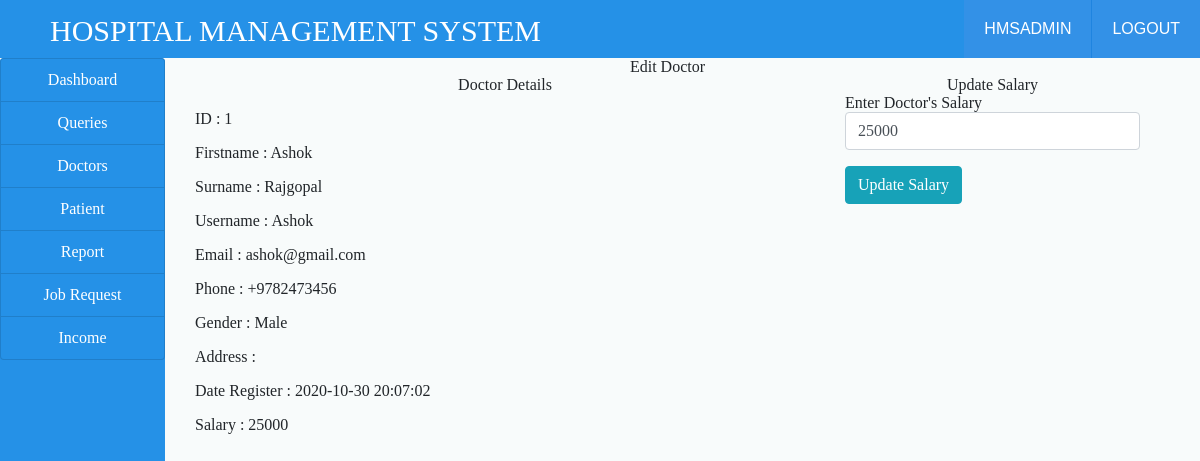
Screenshot of /edit.php?id=1 (signed in) with the database file from the repository.
### tables this page shows
CREATE TABLE `doctors` (
  `id` int(100) NOT NULL,
  `firstname` varchar(100) NOT NULL,
  `surname` varchar(100) NOT NULL,
  `username` varchar(100) NOT NULL,
  `email` varchar(100) NOT NULL,
  `gender` varchar(100) NOT NULL,
  `phone` varchar(10) NOT NULL,
  `country` varchar(100) NOT NULL,
  `password` int(100) NOT NULL,
  `salary` int(100) NOT NULL,
  `data_reg` varchar(100) NOT NULL,
  `status` varchar(100) NOT NULL,
  `profile` varchar(100) NOT NULL
);

### edit.php (the view, shortened to what this page needs)
<!DOCTYPE html>
<html>
<head>
</head>
<body>
	<?php
	 include("link.php");
     include("ribbon.php");
     include("connection.php");
	?>
	<div class="container-fluid">
		<div class="col-md-12">
			<div class="row">
				<div class="col-md-2" style="margin-left: -30px;">
					<?php
                  include("sidenav.php");
				    ?>
				</div>
				<div class="col-md-10">
				<h5 class="text-center">Edit Doctor</h5>
				<?php
                if(isset($_GET['id'])){
                	$id = $_GET['id'];
                	$query = "SELECT * FROM doctors WHERE id='$id'";
                	$res = mysqli_query($conn,$query);
                	$row = mysqli_fetch_array($res);
                }
				?>
				<div class="row">
					<div class="col-md-8">
                        <h5 class="text-center">Doctor Details</h5>
						<h5 class="my-3">ID : <?php echo $row['id']; ?></h5>
						<h5 class="my-3">Firstname : <?php echo $row['firstname']; ?></h5>
						<h5 class="my-3">Surname : <?php echo $row['surname']; ?></h5>
						<h5 class="my-3">Username : <?php echo $row['username']; ?></h5>
						<h5 class="my-3">Email : <?php echo $row['email']; ?></h5>
						<h5 class="my-3">Phone : +<?php echo $row['phone']; ?></h5>
						<h5 class="my-3">Gender : <?php echo $row['gender']; ?></h5>
						<h5 class="my-3">Address : <?php echo $row['address']; ?></h5>
						<h5 class="my-3">Date Register : <?php echo $row['data_reg']; ?></h5>
						<h5 class="my-3">Salary : <?php echo $row['salary']; ?></h5>
					</div>
					<div class="col-md-4">
						<h5 class="text-center">Update Salary</h5>
						<form method="post">
						<label>Enter Doctor's Salary</label>
						<input type="number" name="salary" class="form-control" autocomplete="off" placeholder="Enter Doctor's Salary" value="<?php echo $row['salary'] ?>">
						<input type="submit" name="update" class="btn btn-info my-3" value="Update Salary">
					</form>
					</div>
			    </div>
			</div>
		</div>
	</div>
</body>
</html>

### css/style.css (style rules this page uses)
html,body,div,span,applet,object,iframe,h1,h2,h3,h4,h5,h6,p,blockquote,pre,a,abbr,acronym,address,big,cite,code,del,dfn,em,img,ins,kbd,q,s,samp,small,strike,strong,sub,sup,tt,var,b,u,i,dl,dt,dd,ol,nav ul,nav li,fieldset,form,label,legend,table,caption,tbody,tfoot,thead,tr,th,td,article,aside,canvas,details,embed,figure,figcaption,footer,header,hgroup,menu,nav,output,ruby,section,summary,time,mark,audio,video { margin:0;padding:0;border:0;font-size:100%;font:inherit;vertical-align:baseline; }
body { background:#F8FBFB; }

### rows the page displays
doctors: id "1", firstname "Ashok", surname "Rajgopal", username "Ashok", email "ashok@gmail.com", phone "9782473456", gender "Male", data_reg "2020-10-30 20:07:02", salary "25000"

### other values shown
$user "HMSADMIN"
